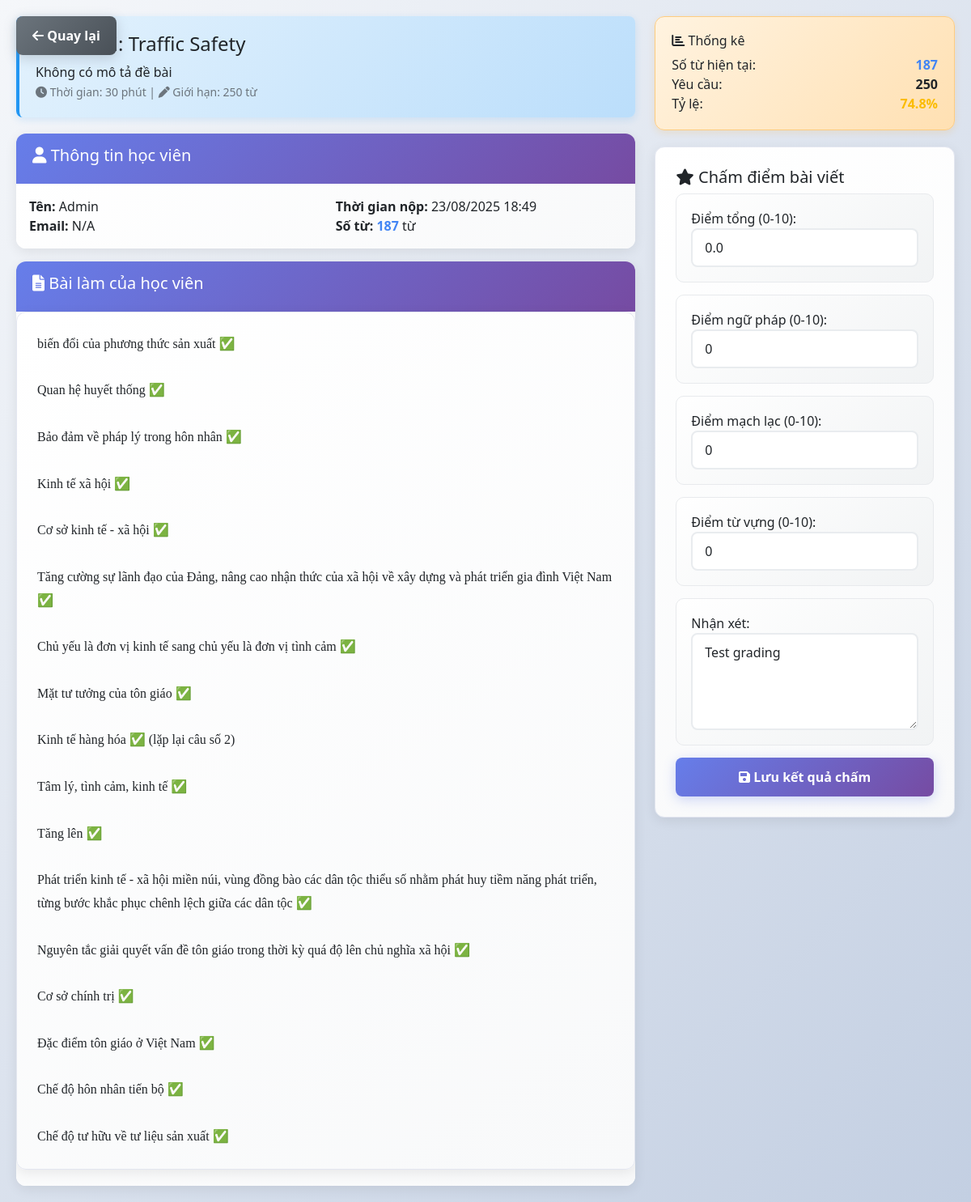
The app's page /public/admin/grade-submission-fixed.php?id=1 with its own data.
### tables this page shows
CREATE TABLE `writing_prompts` (
  `MaDeBai` int(11) NOT NULL,
  `MaChuDe` int(11) NOT NULL,
  `MaKhoaHoc` int(11) NOT NULL,
  `TieuDe` varchar(255) NOT NULL,
  `NoiDungDeBai` text NOT NULL,
  `GioiHanTu` varchar(50) NOT NULL,
  `ThoiGianLamBai` int(11) NOT NULL DEFAULT 30 COMMENT 'Thời gian làm bài tính bằng phút',
  `MucDo` enum('Dễ','Trung bình','Khó') NOT NULL DEFAULT 'Trung bình',
  `TrangThai` tinyint(1) NOT NULL DEFAULT 1,
  `ThoiGianTao` datetime NOT NULL DEFAULT current_timestamp(),
  `NguoiTao` varchar(100) NOT NULL
);

CREATE TABLE `nguoidung` (
  `TaiKhoan` varchar(100) NOT NULL,
  `MatKhau` text NOT NULL,
  `Email` varchar(100) DEFAULT NULL,
  `KichHoatEmail` tinyint(1) NOT NULL DEFAULT 0,
  `TokenKichHoatEmail` text DEFAULT NULL,
  `ThoiGianTokenKichHoatEmail` datetime DEFAULT NULL,
  `TokenKhoiPhucMatKhau` text DEFAULT NULL,
  `ThoiGianTokenKhoiPhucMatKhau` datetime DEFAULT NULL,
  `FacebookID` text DEFAULT NULL,
  `AnhDaiDien` text DEFAULT NULL,
  `NgayDangKy` datetime NOT NULL DEFAULT current_timestamp(),
  `TenHienThi` varchar(100) NOT NULL,
  `IPAddress` text NOT NULL,
  `KinhNghiem` int(11) NOT NULL DEFAULT 0,
  `TongKinhNghiem` int(11) NOT NULL DEFAULT 0,
  `CapDo` int(11) NOT NULL DEFAULT 1,
  `MaQuyenHan` int(11) NOT NULL,
  `MaMucTieu` int(11) NOT NULL,
  `TrangThai` tinyint(1) NOT NULL DEFAULT 1
);

CREATE TABLE `writing_submissions` (
  `MaBaiViet` int(11) NOT NULL,
  `MaDeBai` int(11) NOT NULL,
  `TaiKhoan` varchar(100) NOT NULL,
  `NoiDungBaiViet` text NOT NULL,
  `SoTu` int(11) NOT NULL,
  `ThoiGianNop` datetime NOT NULL DEFAULT current_timestamp(),
  `TrangThaiCham` enum('Chưa chấm','Đã chấm') NOT NULL DEFAULT 'Chưa chấm',
  `DiemSo` decimal(3,1) DEFAULT NULL,
  `DiemNguPhap` decimal(3,1) DEFAULT NULL,
  `DiemMachLac` decimal(3,1) DEFAULT NULL,
  `DiemTuVung` decimal(3,1) DEFAULT NULL,
  `NhanXet` text DEFAULT NULL,
  `NguoiCham` varchar(100) DEFAULT NULL,
  `ThoiGianCham` datetime DEFAULT NULL
);

### configs/config.php (called while the page is built, shortened)
<?php
require_once(__DIR__ . "/../class/Database.php");
$Database = new Database();

### class/Database.php (called while the page is built, shortened)
<?php
class Database
{
    protected $ketnoi;
    private $host = HOST_DB;
    private $user = USER_DB;
    private $pass = PASS_DB;
    private $dbname = DBNAME_DB;
    function connect()
    {
        try {
            if (!$this->ketnoi) {
                $this->ketnoi = mysqli_connect(
                    $this->host,
                    $this->user,
                    $this->pass,
                    $this->dbname
                );
                mysqli_query($this->ketnoi, "set names 'utf8'");
            }
        } catch (Exception $err) {
            die($err->getMessage());
        }
    }
    function get_row($sql)
    {
        $result = mysqli_query($this->ketnoi, $sql);
        $row = mysqli_fetch_assoc($result);
        return $row;
    }
}

### public/admin/grade-submission-fixed.php (the view, shortened to what this page needs)
<?php
require_once(__DIR__ . "/../../configs/config.php");
$submissionId = $_GET['id'] ?? 0;
$submission = $Database->get_row("SELECT * FROM writing_submissions WHERE MaBaiViet = '$submissionId'");
$prompt = null;
if ($submission['MaDeBai']) {
    $prompt = $Database->get_row("SELECT * FROM writing_prompts WHERE MaDeBai = '" . $submission['MaDeBai'] . "'");
}
$user = $Database->get_row("SELECT * FROM nguoidung WHERE TaiKhoan = '" . $submission['TaiKhoan'] . "'");
?>
<!DOCTYPE html>
<html lang="vi">
<head>
    <link href="https://cdn.jsdelivr.net/npm/bootstrap@5.1.3/dist/css/bootstrap.min.css" rel="stylesheet">
    <link href="https://cdnjs.cloudflare.com/ajax/libs/font-awesome/6.0.0/css/all.min.css" rel="stylesheet">
</head>
<body>
    <a href="/webhocngoaingu/public/admin/WritingManagement.php" class="btn btn-secondary back-btn">
        <i class="fas fa-arrow-left"></i> Quay lại
    </a>
    <div class="grading-container">
        <div class="row">
            <div class="col-md-8">
                <div class="prompt-section">
                    <h4><i class="fas fa-question-circle"></i> Đề bài: <?= htmlspecialchars($prompt['TieuDe'] ?? $submission['TieuDe'] ?? 'Không có tiêu đề') ?></h4>
                    <p class="mb-0"><?= nl2br(htmlspecialchars($prompt['MoTa'] ?? 'Không có mô tả đề bài')) ?></p>
                    <small class="text-muted">
                        <i class="fas fa-clock"></i> Thời gian: <?= $prompt['GioiHanThoiGian'] ?? 30 ?> phút |
                        <i class="fas fa-pen"></i> Giới hạn: <?= $prompt['GioiHanSoTu'] ?? 250 ?> từ
                    </small>
                </div>
                <div class="card mb-3">
                    <div class="card-header">
                        <h5><i class="fas fa-user"></i> Thông tin học viên</h5>
                    </div>
                    <div class="card-body">
                        <div class="row">
                            <div class="col-md-6">
                                <strong>Tên:</strong> <?= htmlspecialchars($user['TenHienThi'] ?? $submission['TaiKhoan']) ?><br>
                                <strong>Email:</strong> <?= htmlspecialchars($user['Email'] ?? 'N/A') ?>
                            </div>
                            <div class="col-md-6">
                                <strong>Thời gian nộp:</strong> <?= date('d/m/Y H:i', strtotime($submission['ThoiGianNop'])) ?><br>
                                <strong>Số từ:</strong> <span class="text-primary fw-bold"><?= $submission['SoTu'] ?></span> từ
                            </div>
                        </div>
                    </div>
                </div>
                <div class="card">
                    <div class="card-header">
                        <h5><i class="fas fa-file-alt"></i> Bài làm của học viên</h5>
                    </div>
                    <div class="card-body p-0">
                        <div class="submission-content">
                            <?php
                            $content = '';
                            if (!empty($submission['NoiDung'])) {
                                $content = $submission['NoiDung'];
                            } elseif (!empty($submission['NoiDungBaiViet'])) {
                                $content = $submission['NoiDungBaiViet'];
                            } elseif (!empty($submission['BaiViet'])) {
                                $content = $submission['BaiViet'];
                            } elseif (!empty($submission['Content'])) {
                                $content = $submission['Content'];
                            } elseif (!empty($submission['Text'])) {
                                $content = $submission['Text'];
                            }
                            if ($content):
                            ?>
                                <?= nl2br(htmlspecialchars($content)) ?>
                            <?php endif; ?>
                        </div>
                    </div>
                </div>
            </div>
            <div class="col-md-4">
                <div class="word-count">
                    <h6><i class="fas fa-chart-bar"></i> Thống kê</h6>
                    <div class="d-flex justify-content-between">
                        <span>Số từ hiện tại:</span>
                        <span class="fw-bold text-primary"><?= $submission['SoTu'] ?></span>
                    </div>
                    <div class="d-flex justify-content-between">
                        <span>Yêu cầu:</span>
                        <span class="fw-bold"><?= $prompt['GioiHanSoTu'] ?? 250 ?></span>
                    </div>
                    <div class="d-flex justify-content-between">
                        <span>Tỷ lệ:</span>
                        <span class="fw-bold <?= $submission['SoTu'] >= ($prompt['GioiHanSoTu'] ?? 250) ? 'text-success' : 'text-warning' ?>">
                            <?= round(($submission['SoTu'] / ($prompt['GioiHanSoTu'] ?? 250)) * 100, 1) ?>%
                        </span>
                    </div>
                </div>
                <div class="grading-form">
                    <h5><i class="fas fa-star"></i> Chấm điểm bài viết</h5>
                    <form id="gradingForm">
                        <div class="criteria-section">
                            <label>Điểm tổng (0-10):</label>
                            <input type="number" class="form-control" id="diemSo" step="0.1" min="0" max="10" value="<?= $submission['DiemSo'] ?? 0 ?>">
                        </div>
                        <div class="criteria-section">
                            <label>Điểm ngữ pháp (0-10):</label>
                            <input type="number" class="form-control" id="diemNguPhap" step="0.1" min="0" max="10" value="<?= $submission['DiemNguPhap'] ?? 0 ?>">
                        </div>
                        <div class="criteria-section">
                            <label>Điểm mạch lạc (0-10):</label>
                            <input type="number" class="form-control" id="diemMachLac" step="0.1" min="0" max="10" value="<?= $submission['DiemMachLac'] ?? 0 ?>">
                        </div>
                        <div class="criteria-section">
                            <label>Điểm từ vựng (0-10):</label>
                            <input type="number" class="form-control" id="diemTuVung" step="0.1" min="0" max="10" value="<?= $submission['DiemTuVung'] ?? 0 ?>">
                        </div>
                        <div class="criteria-section">
                            <label>Nhận xét:</label>
                            <textarea class="form-control" id="nhanXet" rows="4" placeholder="Nhập nhận xét cho bài viết..."><?= htmlspecialchars($submission['NhanXet'] ?? '') ?></textarea>
                        </div>
                        <div class="d-grid gap-2">
                            <button type="submit" class="btn btn-primary btn-block">
                                <i class="fas fa-save"></i> Lưu kết quả chấm
                            </button>
                        </div>
                    </form>
                </div>
            </div>
        </div>
    </div>
</body>
</html>

### public/admin/grade-submission-fixed.php (style rules this page uses)
body { background: linear-gradient(135deg, #f5f7fa 0%, #c3cfe2 100%); min-height: 100vh; }
.grading-container { max-width: 1200px; margin: 0 auto; padding: 20px; }
.submission-content { background: linear-gradient(145deg, #ffffff 0%, #f8f9fa 100%); border: 1px solid #e3e6f0; border-radius: 12px; padding: 25px; margin-bottom: 20px; font-family: 'Times New Roman', serif; line-height: 1.8; font-size: 16px; box-shadow: 0 4px 15px rgba(0, 0, 0, 0.08); transition: all 0.3s ease; }
.prompt-section { background: linear-gradient(135deg, #e3f2fd 0%, #bbdefb 100%); border-left: 4px solid #2196f3; border-radius: 8px; padding: 20px; margin-bottom: 20px; box-shadow: 0 3px 10px rgba(33, 150, 243, 0.15); transition: all 0.3s ease; }
.grading-form { background: linear-gradient(145deg, #ffffff 0%, #f8f9fa 100%); border: 1px solid #e3e6f0; border-radius: 12px; padding: 25px; box-shadow: 0 4px 15px rgba(0, 0, 0, 0.08); transition: all 0.3s ease; }
.word-count { background: linear-gradient(135deg, #fff3e0 0%, #ffe0b2 100%); border: 1px solid #ffcc80; border-radius: 12px; padding: 20px; margin-bottom: 20px; box-shadow: 0 3px 10px rgba(255, 152, 0, 0.15); transition: all 0.3s ease; }
.criteria-section { background: linear-gradient(145deg, #ffffff 0%, #f1f3f4 100%); border: 1px solid #e8eaed; border-radius: 10px; padding: 18px; margin-bottom: 15px; transition: all 0.3s ease; position: relative; }
.criteria-section::before { content: ''; position: absolute; left: 0; top: 0; bottom: 0; width: 3px; background: linear-gradient(to bottom, #4285f4, #34a853); border-radius: 3px 0 0 3px; opacity: 0; transition: opacity 0.3s ease; }
.card { border: none; border-radius: 12px; box-shadow: 0 4px 15px rgba(0, 0, 0, 0.08); transition: all 0.3s ease; overflow: hidden; }
.card-header { background: linear-gradient(135deg, #667eea 0%, #764ba2 100%); color: white; border-bottom: none; padding: 15px 20px; }
.card-body { background: linear-gradient(145deg, #ffffff 0%, #f8f9fa 100%); }
.form-control { border: 2px solid #e9ecef; border-radius: 8px; padding: 10px 15px; transition: all 0.3s ease; }
.btn { border-radius: 8px; padding: 12px 20px; font-weight: 600; transition: all 0.3s ease; border: none; }
.btn-primary { background: linear-gradient(135deg, #667eea 0%, #764ba2 100%); box-shadow: 0 4px 15px rgba(102, 126, 234, 0.3); }
.btn-secondary { background: linear-gradient(135deg, #6c757d 0%, #495057 100%); box-shadow: 0 4px 15px rgba(108, 117, 125, 0.3); }
.back-btn { position: fixed; top: 20px; left: 20px; z-index: 1000; }
.text-primary { color: #4285f4 !important; }
.text-warning { color: #fbbc04 !important; }
.fw-bold { font-weight: 700 !important; }
.fas, .far { transition: transform 0.3s ease; }
.grading-container > .row > div { animation: fadeInUp 0.6s ease forwards; }
.grading-container > .row > div:nth-child(2) { animation-delay: 0.1s; }

### records on screen
writing_prompts: TieuDe "Traffic Safety"
nguoidung: TenHienThi "Admin", Email "N/A"
writing_submissions: ThoiGianNop "23/08/2025 18:49", SoTu "187", NoiDungBaiViet "biến đổi của phương thức sản xuất ✅ Quan hệ huyết thống ✅ Bảo đảm về pháp lý trong hôn nhân ✅ Kinh tế xã hội ✅ Cơ sở kinh tế - xã hội ✅ Tăng cường sự lãnh đạo của Đảng, nâng cao nhận thức của xã hội về xây dựng và phát triển gia đình Việt Nam ✅ Chủ yếu là đơn vị kinh tế sang chủ yếu là đơn vị tình cảm ✅ Mặt tư tưởng của tôn giáo ✅ Kinh tế hàng hóa ✅ (lặp lại câu số 2) Tâm lý, tình cảm, kinh tế ✅ Tăng lên ✅ Phát triển kinh tế - xã hội miền núi, vùng đồng bào các dân tộc thiểu số nhằm phát huy tiềm năng phát triển, từng bước khắc phục chênh lệch giữa các dân tộc ✅ Nguyên tắc giải quyết vấn đề tôn giáo trong thời kỳ quá độ lên chủ nghĩa xã hội ✅ Cơ sở chính trị ✅ Đặc điểm tôn giáo ở Việt Nam ✅…", SoTu "74.8", DiemSo "0.0", DiemNguPhap "0", DiemMachLac "0", DiemTuVung "0", NhanXet "Test grading"

### other values on screen
$prompt['MoTa'] "Không có mô tả đề bài"
$prompt['GioiHanThoiGian'] "30"
$prompt['GioiHanSoTu'] "250"
